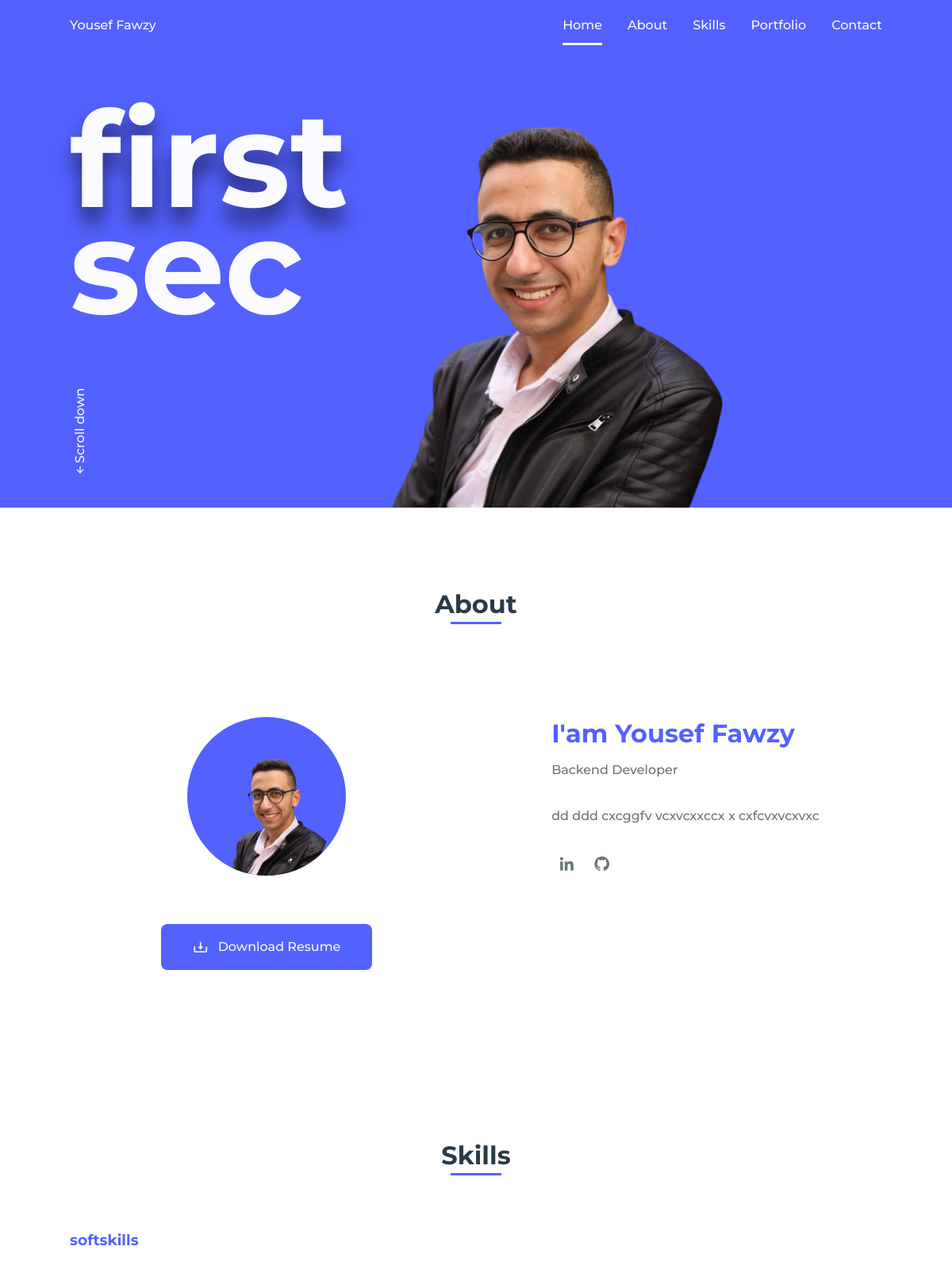
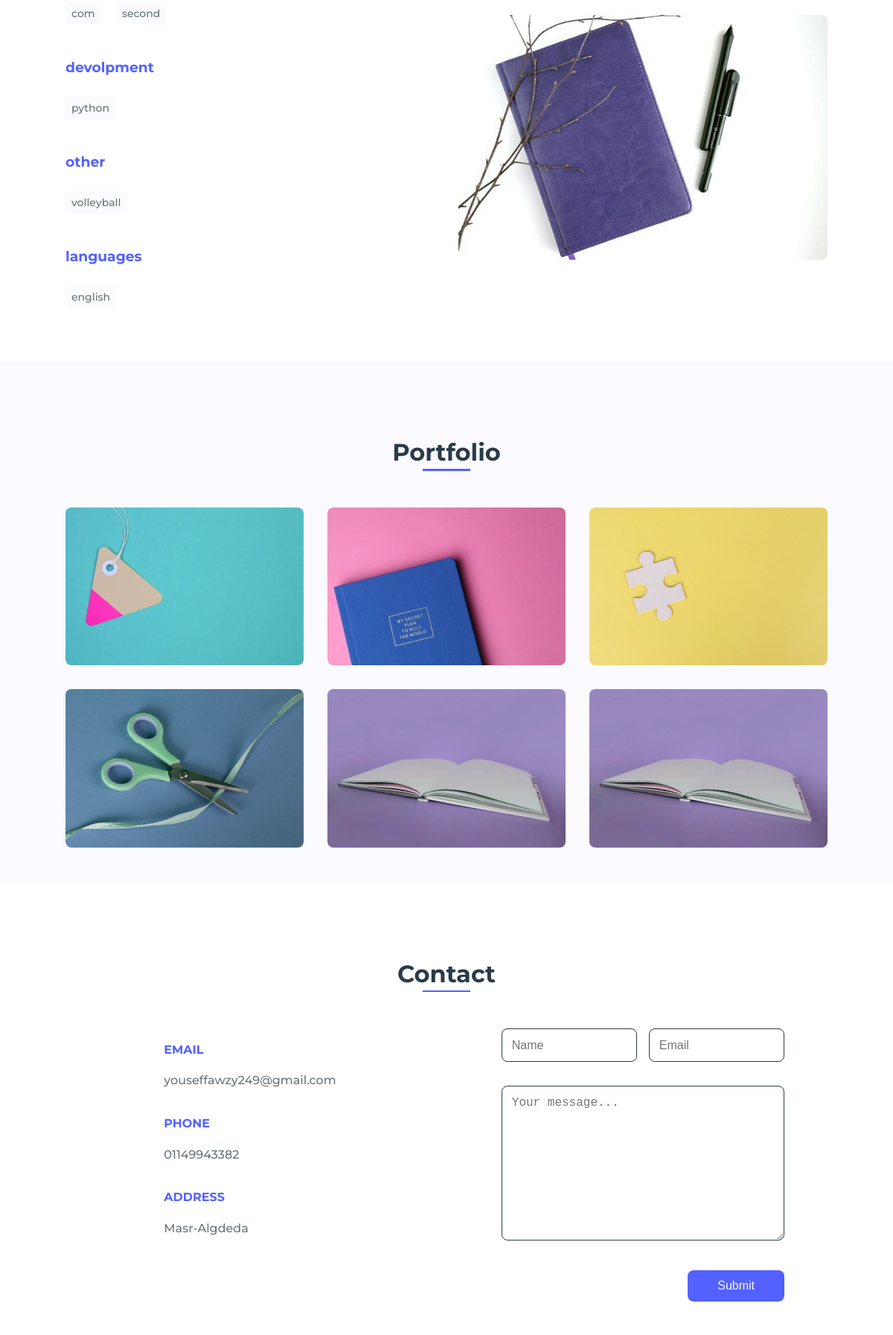
The page / (upper part) on the database its author committed (2 pictures, top to bottom).
### portfolio/models.py (models this page shows, shortened)
class Home(models.Model):
    name = models.CharField(max_length=100, default="my_name")
    ProfileImage = models.ImageField(upload_to='home/',validators=[validate_home_image_size])
    greeting_1 = models.CharField(max_length=100, default="He")
    greeting_2 = models.CharField(max_length=100, default="llo.")
    updated_at = models.DateTimeField(auto_now=True)

class About(models.Model):
    home = models.OneToOneField(Home, on_delete=models.CASCADE)
    profession = models.CharField(max_length=100)
    cv= models.FileField(upload_to=rename_cv, null=True, blank=True, validators=[validate_cv_size])
    description = models.TextField()
    updated_at = models.DateTimeField(auto_now=True)

class SocialLinks(models.Model):
    About = models.ForeignKey(About, on_delete=models.CASCADE)
    social_name = models.CharField(max_length=100)
    social_icon = models.ImageField(upload_to='About_icon/', null=True, blank=True)
    social_url = models.URLField(blank=True)
    updated_at = models.DateTimeField(auto_now=True)# Skills Section Models

class SkillCategory(models.Model):
    category_name  = models.CharField(max_length=100)  # e.g., "Development", "Design"
    uptaded_at = models.DateTimeField(auto_now=True)
    class Meta:
        verbose_name = 'category'
        verbose_name_plural = 'Skills category'

class Skill(models.Model):
    category = models.ForeignKey(SkillCategory, on_delete=models.CASCADE, related_name="skills")
    skill_name = models.CharField(max_length=100)
    updated_at = models.DateTimeField(auto_now=True)

class Portfolio(models.Model):
    project_nu=models.IntegerField(null=False,)
    title = models.CharField(max_length=100)
    image = models.ImageField(upload_to='portfolio/' ,validators =[validate_image_size])
    description = models.TextField(blank=True)
    project_link = models.URLField(null=True, blank=True)
    updated_at = models.DateTimeField(auto_now=True)

class Contact(models.Model):
    email = models.EmailField()
    phone = models.CharField(max_length=20)
    address = models.CharField(max_length=200)
    updated_at = models.DateTimeField(auto_now=True)

### portfolio/views.py (the view, shortened to what this page needs)
# urls.py: path('', views.index, name='index'),
def index(request):
    home = Home.objects.latest('updated_at')
    about = About.objects.latest('updated_at')
    social_links = SocialLinks.objects.all()
    skill_category = SkillCategory.objects.all()
    skills = Skill.objects.all()
    if not skill_category:
        return HttpResponse("No skill categories found!")
    portfolio_projects = Portfolio.objects.all()  # updated_at if you have it
    contact = Contact.objects.latest('updated_at')
    context = {
        'home': home,
        'about': about,
        'social_links': social_links,
        'skill_categories': skill_category,
        'skills': skills,
        'portfolio_projects': portfolio_projects,
        'contact': contact,
    }
    return render(request, 'index.html', context)

### portfolio/templates/index.html (shortened to what this page needs)
{% load static %}
<!DOCTYPE html>
    <html lang="en">
    <head>
        <link rel="stylesheet" href="{% static 'css/styles.css' %}">
        <link href='https://cdn.jsdelivr.net/npm/boxicons@2.0.5/css/boxicons.min.css' rel='stylesheet'>
    </head>
    <body>
        <header class="l-header">
            <nav class="nav bd-grid">
                <div>
                    <a href="#" class="nav__logo">{{home.name}}</a>
                </div>
                <div class="nav__menu" id="nav-menu">
                    <ul class="nav__list">
                        <li class="nav__item"><a href="#home" class="nav__link active">Home</a></li>
                        <li class="nav__item"><a href="#about" class="nav__link">About</a></li>
                        <li class="nav__item"><a href="#skills" class="nav__link">Skills</a></li>
                        <li class="nav__item"><a href="#portfolio" class="nav__link">Portfolio</a></li>
                        <li class="nav__item"><a href="#contact" class="nav__link">Contact</a></li>
                    </ul>
                </div>
            </nav>
        </header>
        <main class="l-main">
            <section class="home" id="home">
                <div class="home__container bd-grid">
                    <h1 class="home__title"><span>{{home.greeting_1}}</span><br>{{home.greeting_2}}</h1>
                    <div class="home__scroll">
                        <a href="#about" class="home__scroll-link"><i class='bx bx-up-arrow-alt' ></i>Scroll down</a>
                    </div>
                    <img src="{% static 'img/perfil.png' %}" alt="" class="home__img">
                </div>
            </section>
            <section class="about section" id="about">
                <h2 class="section-title">About</h2>
                <div class="about__container bd-grid">
                    <div class="about__img">
                        <img src="{% static 'img/perfil.png' %}" alt="" class="about__img">
                    </div>
                    <div>
                        <h2 class="about__subtitle">I'am {{home.name}}</h2>
                        <span class="about__profession">{{about.profession}}</span>
                        <p class="about__text">{{about.description}}</p>
                        <div class="about__social">
                            {% for li in social_links %}
                                <a href="{{ li.social_url }}" class="about__social-icon">
                                    <i class='bx bxl-{{ li.social_name|lower }}'></i>
                                </a>
                            {% endfor %}
                        </div>
                    </div>
                    <div>
                        <a href="{{ about.cv.url }}" class="about__resume-btn" download>
                            <i class='bx bx-download'></i> Download Resume
                        </a>
                    </div>
                </div>
            </section>
            <section class="skills section" id="skills">
                <h2 class="section-title">Skills</h2>
                <div class="skills__container bd-grid">
                    <div class="skills__box">
                        {% for category in skill_categories %}
                            <h3 class="skills__subtitle">{{ category.category_name }}</h3>
                            {% for skill in category.skills.all %}
                                <span class="skills__name">{{ skill.skill_name }}</span>
                            {% endfor %}
                        {% endfor %}
                    </div>
                    <div class="skills__img">
                        <img src="{% static 'img/skill.jpg' %}" alt="" class="skills__img">
                    </div>
                </div>
            </section>
            <section class="portfolio section" id="portfolio">
                <h2 class="section-title">Portfolio</h2>
                <div class="portfolio__container bd-grid">
                    {% for project in portfolio_projects %}
                        <div class="portfolio__img">
                            <img src="{{ project.image.url }}" alt="{{ project.title }}" class="portfolio__img">
                        </div>
                    {% empty %}
                        <p>No projects available at the moment.</p>
                    {% endfor %}
                </div>
            </section>
            <section class="contact section" id="contact">
                <h2 class="section-title">Contact</h2>
                <div class="contact__container bd-grid">
                    <div class="contact__info">
                        <h3 class="contact__subtitle">EMAIL</h3>
                        <span class="contact__text">{{contact.email}}</span>
                        <h3 class="contact__subtitle">PHONE</h3>
                        <span class="contact__text">{{contact.phone}}</span>
                        <h3 class="contact__subtitle">ADDRESS</h3>
                        <span class="contact__text">{{contact.address}}</span>
                    </div>
                    <form action=""  method="POST" class="contact__form">
                        <div class="contact__inputs">
                            <input type="text" name="name"  placeholder="Name" class="contact__input" required>
                            <input type="email" name="email" placeholder="Email" class="contact__input" required>
                        </div>
                        <textarea name="message" id="" cols="0" rows="10" class="contact__input" placeholder="Your message..." required></textarea>
                        <input type="submit" value="Submit" class="contact__button">
                    </form>
                </div>
            </section>
        </main>
    </body>
</html>

### rows shown on the page
Home: name "Yousef Fawzy", greeting_1 "first", greeting_2 "sec"
About: profession "Backend Developer", description "dd ddd cxcggfv vcxvcxxccx x cxfcvxvcxvxc"
SkillCategory: category_name "softskills"
Skill: skill_name "com"
Skill: skill_name "second"
SkillCategory: category_name "devolpment"
Skill: skill_name "python"
SkillCategory: category_name "other"
Skill: skill_name "volleyball"
SkillCategory: category_name "languages"
Skill: skill_name "english"
Portfolio: image (picture)
Portfolio: image (picture)
Portfolio: image (picture)
Portfolio: image (picture)
Portfolio: image (picture)
Portfolio: image (picture)
Contact: email "youseffawzy249@gmail.com", phone "01149943382", address "Masr-Algdeda"
